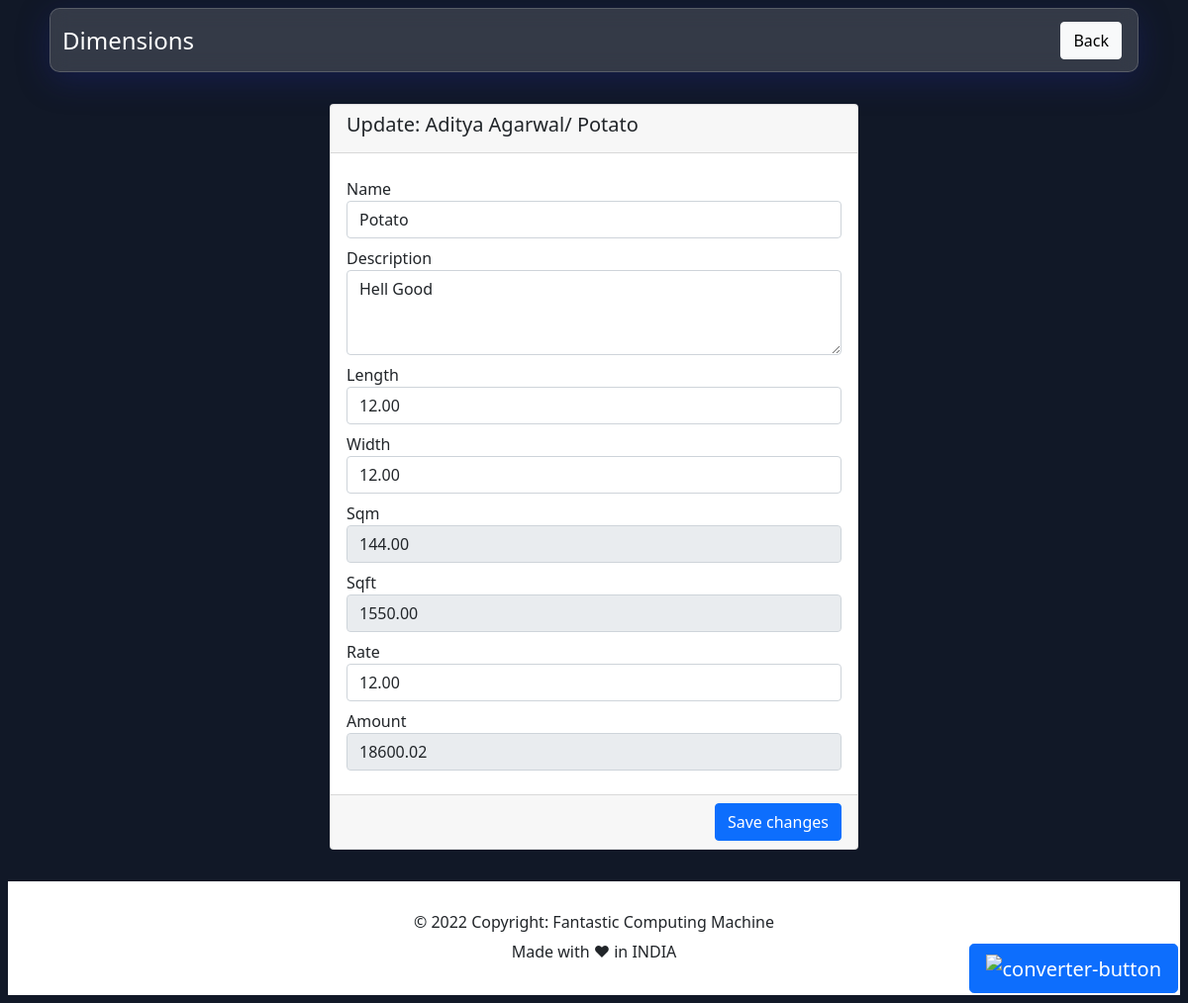
The app's page /project/4/ProjectAditya/update/dimention/ (signed in), older data.
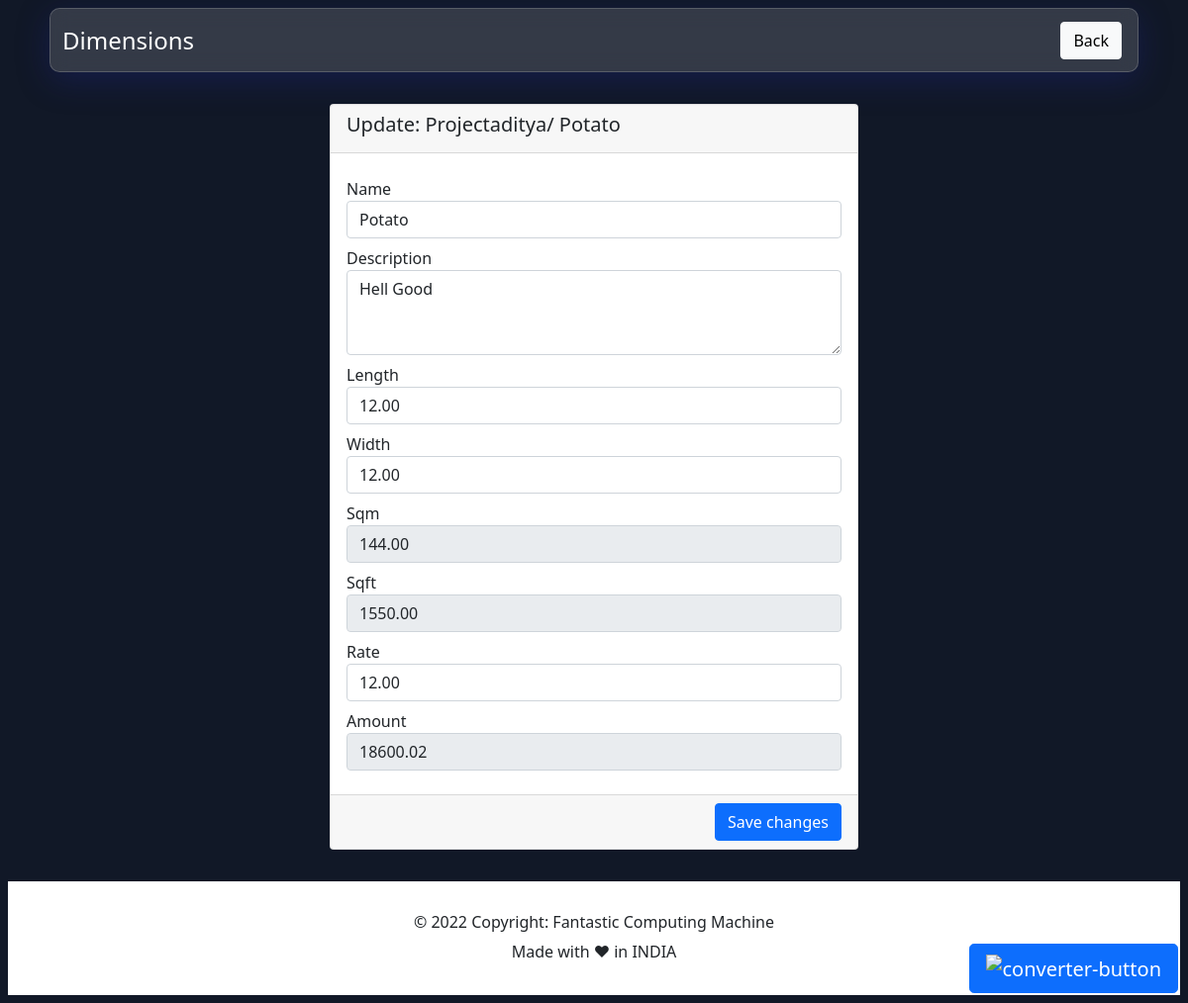
The same page, newer data.
### dimension/models.py (models this page shows, shortened)
class Dimension(models.Model):
    project = models.ForeignKey(
        Project, on_delete=models.CASCADE, default=1)
    name = models.CharField(max_length=255)
    description = models.TextField(blank=True, null=True)
    length = models.DecimalField(max_digits=10, decimal_places=2)
    width = models.DecimalField(
        max_digits=10, decimal_places=2, blank=True, null=True)
    sqm = models.DecimalField(
        max_digits=10, decimal_places=2, blank=True, null=True)
    sqft = models.DecimalField(
        max_digits=10, decimal_places=2, blank=True, null=True)
    rate = models.DecimalField(max_digits=10, decimal_places=2)
    amount = models.DecimalField(
        max_digits=10, decimal_places=2, blank=True, null=True)
    created_on = models.DateTimeField(auto_now_add=True)
    updated_on = models.DateTimeField(auto_now=True)
    is_deleted = models.BooleanField(default=False)
    deleted_on = models.DateTimeField(blank=True, null=True)

class Project(models.Model):
    name = models.CharField(max_length=255, unique=True, default='')
    author = models.ForeignKey(User, on_delete=models.CASCADE)
    description = models.TextField(
        max_length=255, blank=True, null=True, default='')
    created_on = models.DateTimeField(auto_now_add=True)
    updated_on = models.DateTimeField(auto_now=True)
    is_deleted = models.BooleanField(default=False)
    deleted_on = models.DateTimeField(blank=True, null=True)

### dimension/views.py (the view, shortened to what this page needs)
class UpdateDimensionView(UpdateView):
    model = Dimension
    form_class = UpdateDimensionForm
    template_name = 'update_project.html'
    def get_context_data(self, *args, **kwargs):
        dimension = Dimension.objects.filter(pk=self.kwargs['pk'])[0]
        kwargs['dimension'] = dimension
        return super(UpdateDimensionView, self).get_context_data(*args, **kwargs)

### dimension/templates/update_project.html (shortened to what this page needs)
{% extends 'base.html' %}
{% block header %}
<button type="button" class="btn btn-light" onclick="history.back()">Back </button>
{% endblock %}
{% block body %}
<div class="container-lg container-md container-sm py-4">
    <div class="mx-auto">
        <div class="row justify-content-center">
            <div class="col-lg-7 col-md-6 col-xl-6">
                <div class="card">
                    <div class="card-header">
                        <h5 class="card-title" id="{{dimension.name}}dimentionLabel">Update:
                            {{dimension.project.name| title}}/ {{dimension.name}}
                        </h5>
                    </div>
                    <form action="" method="POST" name="update_dimention" id="update_dimention">
                        <div class="card-body">
                            <div class="my-2">
                                {{form.name.label}}
                                {{form.name}}
                            </div>
                            <div class="my-2">
                                {{form.description.label}}
                                {{form.description}}
                            </div>
                            <div class="my-2">
                                {{form.length.label}}
                                {{form.length}}
                            </div>
                            <div class="my-2">
                                {{form.width.label}}
                                {{form.width}}
                            </div>
                            <div class="my-2">
                                Sqm
                                <input class="form-control" id="sqm" type="text" placeholder="Sqm"
                                    aria-label=".form-control-sm" value="{{dimension.sqm}}" readonly>
                            </div>
                            <div class="my-2">
                                Sqft
                                <input class="form-control" id="sqft" type="text" placeholder="Sqft"
                                    aria-label=".form-control-sm" value="{{dimension.sqft}}" disabled readonly>
                            </div>
                            <div class="my-2">
                                {{form.rate.label}}
                                {{form.rate}}
                            </div>
                            <div class="my-2">
                                Amount
                                <input class="form-control" id="amount" type="number" placeholder="Amount"
                                    aria-label=".form-control-sm" value="{{dimension.amount}}" readonly>
                            </div>
                        </div>
                        <div class="card-footer text-end">
                            <button type="submit" name="dimention" id="dimention" value="dimention"
                                class="btn btn-primary">Save
                                changes</button>
                        </div>
                    </form>
                </div>
            </div>
        </div>
    </div>
</div>
{% endblock %}

Row changes from the older to the newer data that the page shows:
changed through a linked row, Dimension "Potato": project.name "Aditya Agarwal" → "Projectaditya"
